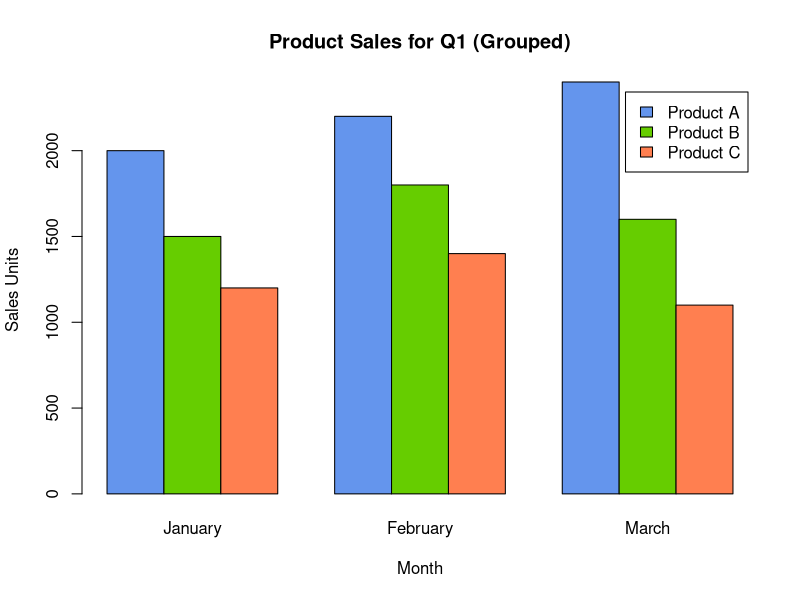
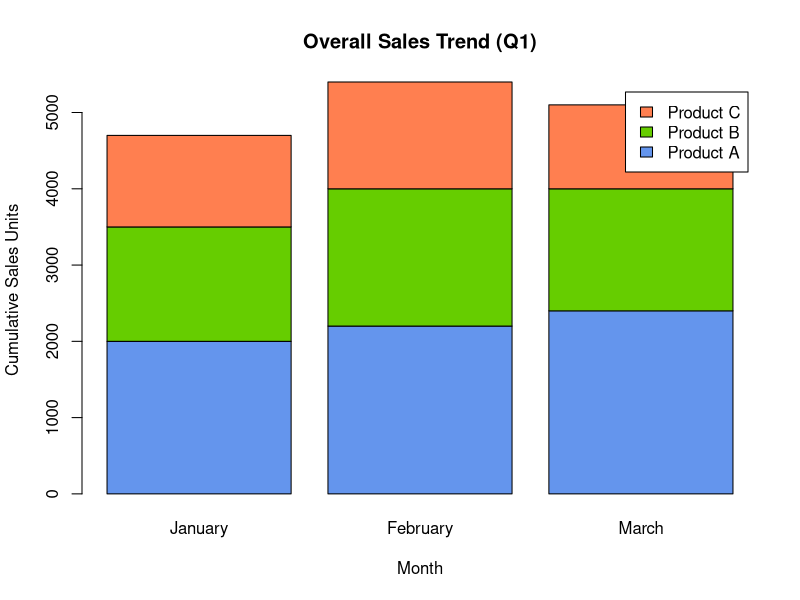
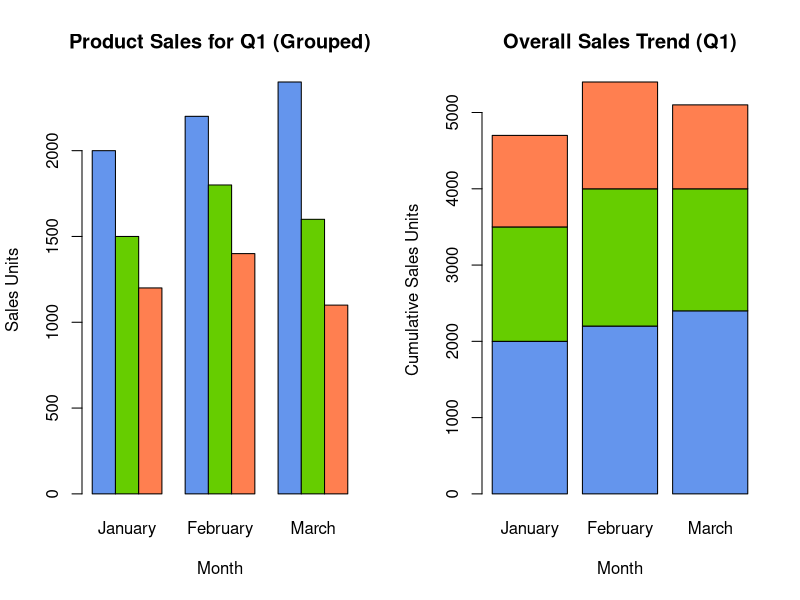

These figures' R source, in order:
# Experiment 6: Product Sales Analysis
# Course: Data Handling and Visualization

# Dataset
prod_names_6 <- c("Product A", "Product B", "Product C")
jan_sales <- c(2000, 1500, 1200)
feb_sales <- c(2200, 1800, 1400)
mar_sales <- c(2400, 1600, 1100)
df6 <- data.frame(ProductID = 1:3, Name = prod_names_6, January = jan_sales, February = feb_sales, March = mar_sales)

cat("--- Experiment 6: Product Sales Analysis ---\n")
print(df6)

# Q1: Create a grouped bar chart to visualize the sales of each product for the first quarter.
sales_matrix <- as.matrix(df6[, c("January", "February", "March")])
rownames(sales_matrix) <- df6$Name
png("outputs/exp6_q1_grouped_bar.png", width=800, height=600)
barplot(sales_matrix, beside=TRUE, col=c("cornflowerblue", "chartreuse3", "coral"),
        legend=rownames(sales_matrix), xlab="Month", ylab="Sales Units", 
        main="Product Sales for Q1 (Grouped)")
dev.off()

# Q2: Generate a stacked area chart to represent the overall sales trend for all products.
png("outputs/exp6_q2_stacked_bar.png", width=800, height=600)
barplot(sales_matrix, col=c("cornflowerblue", "chartreuse3", "coral"),
        legend=rownames(sales_matrix), xlab="Month", ylab="Cumulative Sales Units", 
        main="Overall Sales Trend (Q1)")
dev.off()

# Q3: Build a table to show the monthly sales data for each product.
# (Already printed to console above)

# Q4: Develop a Tableau dashboard simulation.
png("outputs/exp6_q4_dashboard_simulation.png", width=1200, height=600)
par(mfrow=c(1,2))
barplot(sales_matrix, beside=TRUE, col=c("cornflowerblue", "chartreuse3", "coral"),
        xlab="Month", ylab="Sales Units", main="Product Sales for Q1 (Grouped)")
barplot(sales_matrix, col=c("cornflowerblue", "chartreuse3", "coral"),
        xlab="Month", ylab="Cumulative Sales Units", main="Overall Sales Trend (Q1)")
dev.off()
cat("Experiment 6 successfully completed. Plots saved to outputs/.\n\n")
